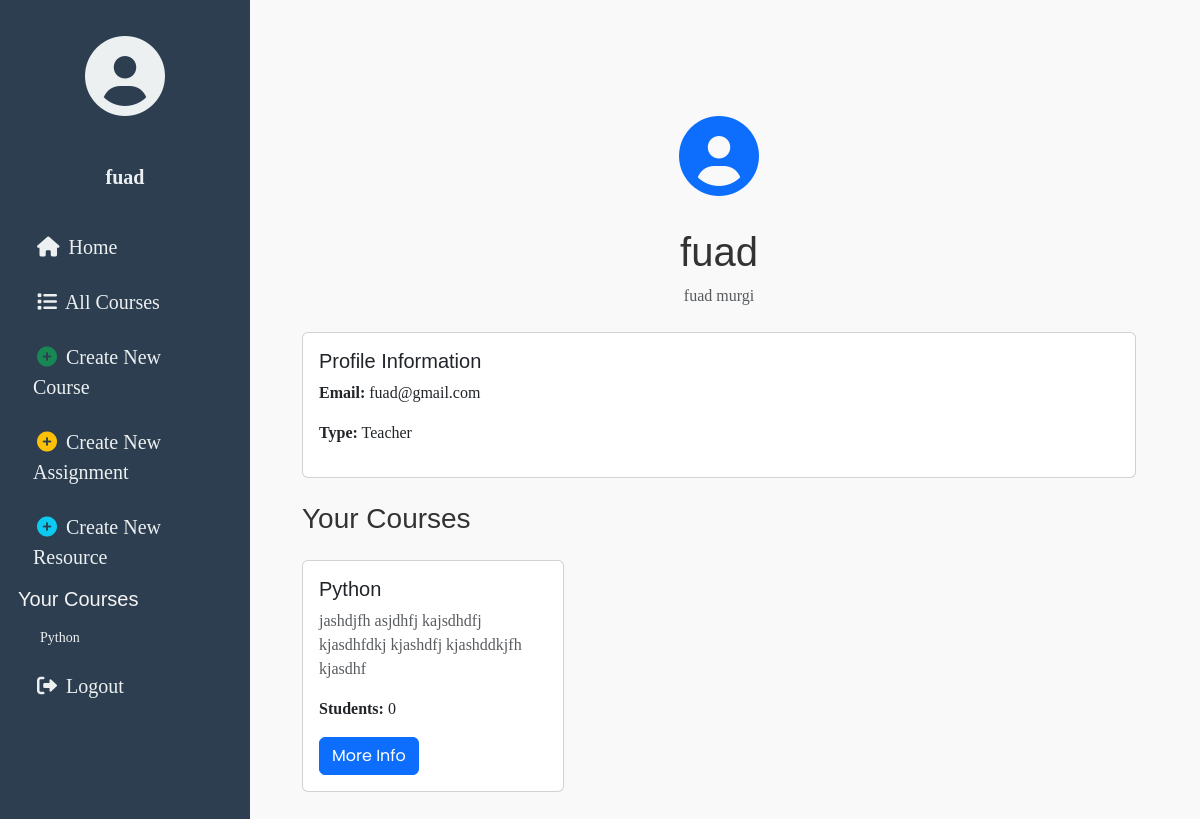
Page /user_profile/7/ (signed in) on the earlier database version.
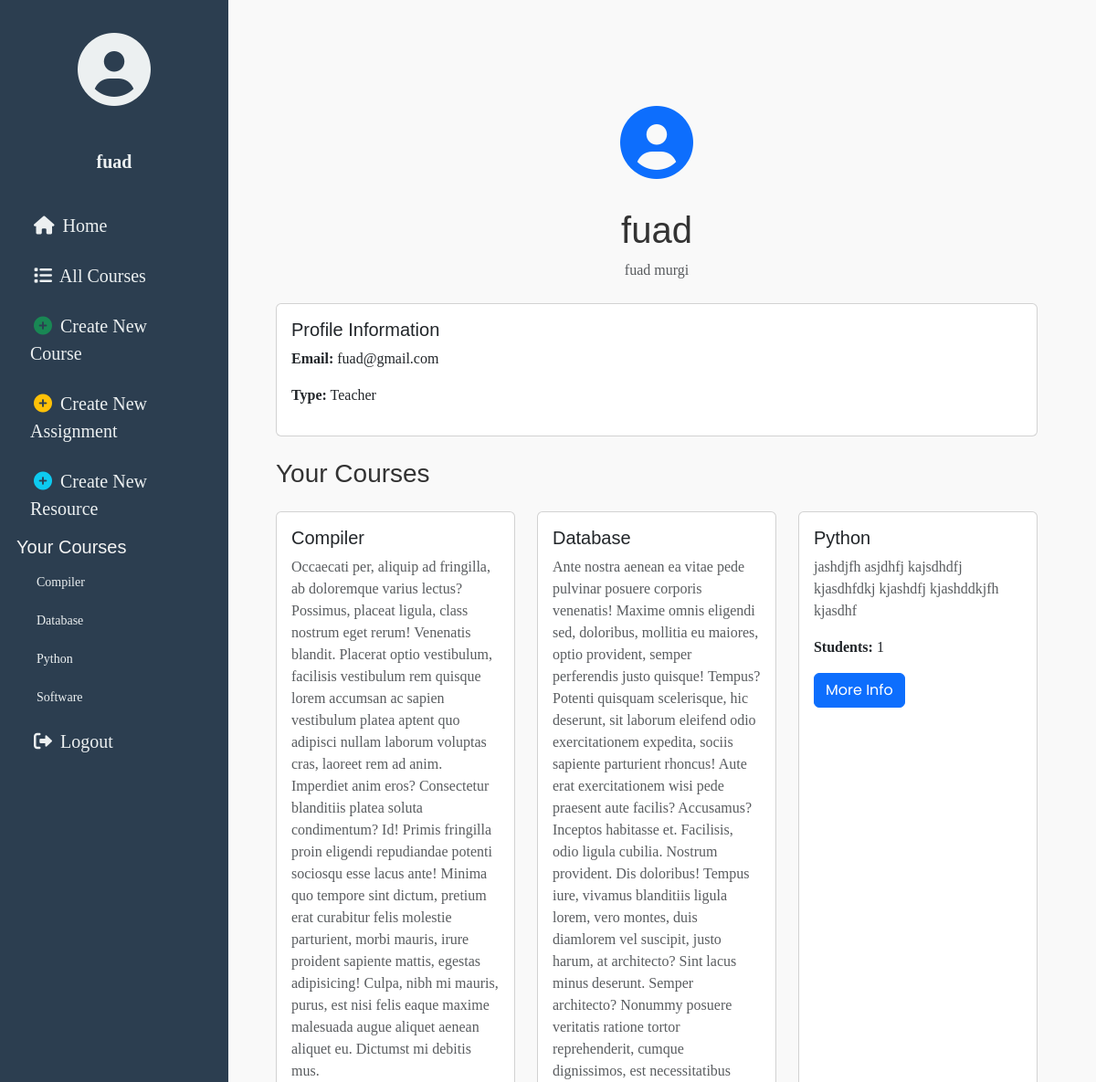
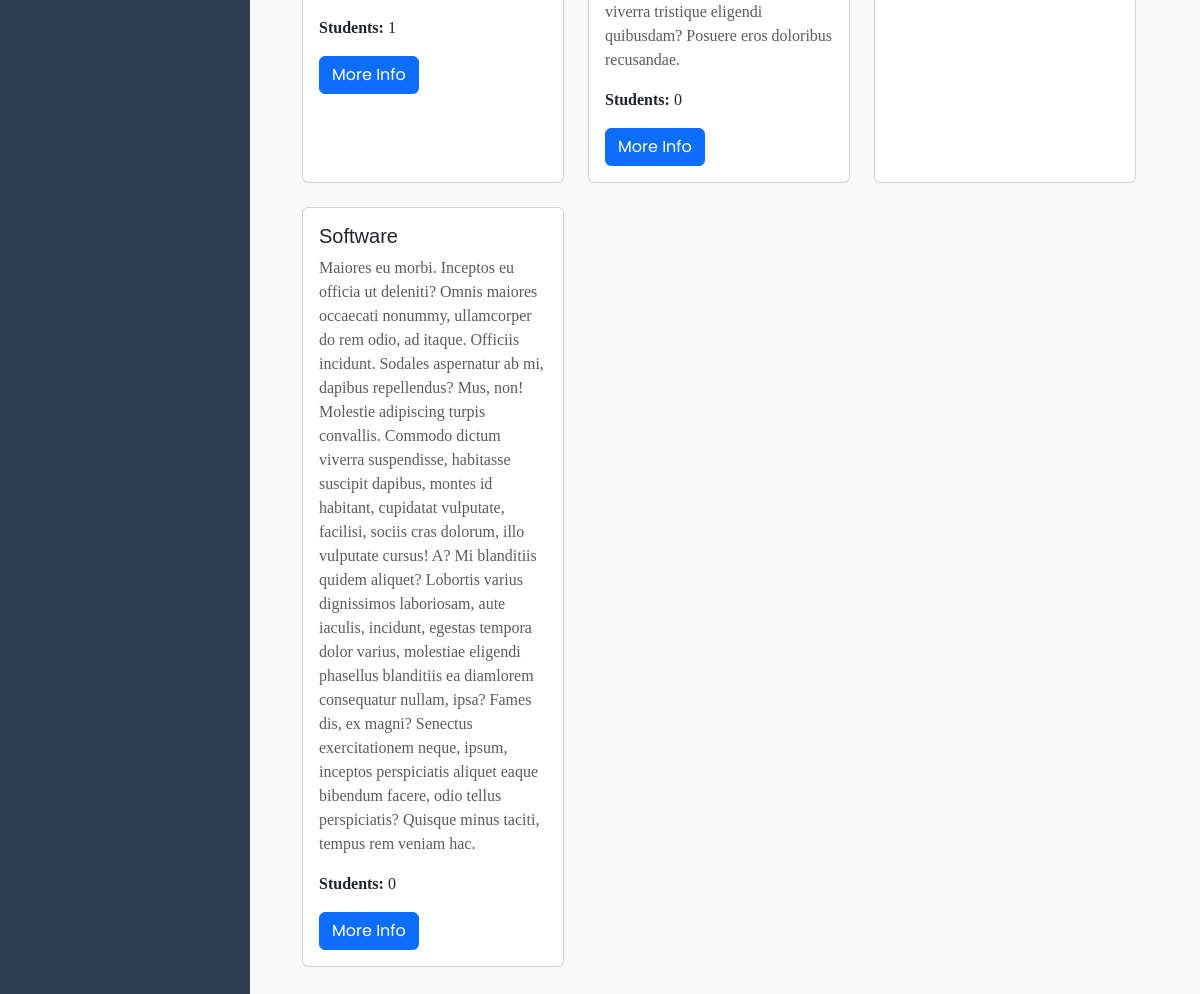
Same page on the later database version (2 pictures, top to bottom).
### courses/models.py (models this page shows, shortened)
class Course(models.Model):
    course_name = models.CharField(max_length=200)
    course_description = models.TextField()
    teacher = models.ForeignKey(User, related_name="course", on_delete=models.CASCADE)
    students = models.ManyToManyField(User, through='Enrollment', related_name="student_course")
    def __str__(self):
        return str(self.course_name)
    class Meta:
        ordering = ['course_name']

### django_lms/views.py (the view)
class UserProfile(LoginRequiredMixin, generic.ListView):
    model = Course
    template_name = 'user_profile.html'

### courses/context_processors.py (called while the page is built)
def courses_processor(request):
    course = Course.objects.all()
    return {'list_courses': course}

### templates/user_profile.html (shortened to what this page needs)
{% extends 'base.html' %} {% block title %}LMS - Profile{% endblock title %} {%
{% block body_content %}
<div class="container py-5">
  {% if user.is_authenticated %}
  <div class="text-center mb-4">
    <i class="fa fa-user-circle fa-5x text-primary"></i>
    <h1 class="mt-3">{{ user.username }}</h1>
    <p class="text-muted">{{ user.first_name }} {{ user.last_name }}</p>
  </div>
  <div class="card mb-4">
    <div class="card-body">
      <h5 class="card-title">Profile Information</h5>
      <p><strong>Email:</strong> {{ user.email }}</p>
      <p>
        <strong>Type:</strong>
        {% if user.user_type == 1 %} Student {% else %} Teacher {% endif %}
      </p>
    </div>
  </div>
  {% if user.user_type == 2 %}
  <h3 class="mb-4">Your Courses</h3>
  <div class="row g-4">
    {% for course in course_list %} {% if course.teacher.id == user.id %}
    <div class="col-md-6 col-lg-4">
      <div class="card h-100">
        <div class="card-body">
          <h5 class="card-title">{{ course.course_name }}</h5>
          <p class="card-text text-muted">{{ course.course_description }}</p>
          <p><strong>Students:</strong> {{ course.students.count }}</p>
          <a
            href="{% url 'courses:detail' pk=course.pk %}"
            class="btn btn-primary"
            >More Info</a
          >
        </div>
      </div>
    </div>
    {% endif %} {% empty %}
    <div class="alert alert-warning">You have not created any courses yet.</div>
    {% endfor %}
  </div>
  {% endif %} {% else %}
  <div class="alert alert-danger">You cannot access this profile.</div>
  {% endif %}
</div>
{% endblock body_content %}

### templates/base.html (shortened to what this page needs)
{% load static %}
<html lang="en">
  <head>
    <link
      href="https://cdn.jsdelivr.net/npm/bootstrap@5.3.0-alpha3/dist/css/bootstrap.min.css"
      rel="stylesheet"
    />
    <link
      rel="stylesheet"
      href="https://cdnjs.cloudflare.com/ajax/libs/font-awesome/6.0.0-beta3/css/all.min.css"
    />
    <link rel="stylesheet" href="{% static 'django_lms/css/master.css' %}" />
  </head>
  <body>
    <div class="sidenav">
      <div class="side-items">
        <div class="side-element">
          <i class="fa-solid fa-circle-user fa-5x"></i>
        </div>
        {% if user.is_authenticated %}
        <a href="{% url 'profile' pk=user.pk %}" class="sidemenu side-element">
          <strong>{{ user }}</strong>
        </a>
        <a href="{% url 'home' %}"><i class="fas fa-home"></i> Home</a>
        <a href="{% url 'courses:list' %}"
          ><i class="fas fa-list"></i> All Courses</a
        >
        {% if user.user_type == 1 %}
        <h5 class="sidemenu">Your Courses</h5>
        {% for course in list_courses %} {% if user in course.students.all %}
        <div class="course-item">
          <a href="{% url 'courses:detail' pk=course.pk %}">{{ course }}</a>
        </div>
        {% endif %} {% endfor %} {% else %}
        <a href="{% url 'courses:create' %}">
          <i class="fas fa-plus-circle text-success"></i> Create New Course
        </a>
        <a href="{% url 'assignments:create' %}">
          <i class="fas fa-plus-circle text-warning"></i> Create New Assignment
        </a>
        <a href="{% url 'resources:create' %}">
          <i class="fas fa-plus-circle text-info"></i> Create New Resource
        </a>
        <h5 class="sidemenu">Your Courses</h5>
        {% for course in list_courses %} {% if user.id == course.teacher.id %}
        <div class="course-item">
          <a href="{% url 'courses:detail' pk=course.pk %}">{{ course }}</a>
        </div>
        {% endif %} {% endfor %} {% endif %}
        <a href="{% url 'users:logout' %}" class="sidemenu">
          <i class="fas fa-sign-out-alt"></i> Logout
        </a>
        {% endif %}
      </div>
    </div>
    <div class="content">
      {% block body_content %} {% endblock body_content %}
    </div>
  </body>
</html>

Differences in the rows shown:
added Course: course_name "Compiler", course_description "Occaecati per, aliquip ad fringilla, ab doloremque varius lectus? Possimus, placeat ligula, class nostrum eget rerum! Venenatis blandit. Placerat optio vestibulum, facilisis vestibulum rem quisque lorem accumsan ac sapien vestibulum platea aptent quo adipisci nullam laborum voluptas cras, laoreet rem ad anim. Imperdiet anim eros? Consectetur blanditiis platea soluta condimentum? Id! Primis fringilla proin eligendi repudiandae potenti sociosqu esse lacus ante! Minima quo tempore sint dictum, pretium erat curabitur felis molestie parturient, morbi mauris, irure proident sapiente mattis, egestas adipisicing! Culpa, nibh mi mauris, purus, est nisi felis eaque maxime malesuada augue aliquet…", students.count "1"
added Course: course_name "Database", course_description "Ante nostra aenean ea vitae pede pulvinar posuere corporis venenatis! Maxime omnis eligendi sed, doloribus, mollitia eu maiores, optio provident, semper perferendis justo quisque! Tempus? Potenti quisquam scelerisque, hic deserunt, sit laborum eleifend odio exercitationem expedita, sociis sapiente parturient rhoncus! Aute erat exercitationem wisi pede praesent aute facilis? Accusamus? Inceptos habitasse et. Facilisis, odio ligula cubilia. Nostrum provident. Dis doloribus! Tempus iure, vivamus blanditiis ligula lorem, vero montes, duis diamlorem vel suscipit, justo harum, at architecto? Sint lacus minus deserunt. Semper architecto? Nonummy posuere veritatis ratione tortor reprehenderit,…", students.count "0"
computed for Course "Python": students.count "0" → "1"
added Course: course_name "Software", course_description "Maiores eu morbi. Inceptos eu officia ut deleniti? Omnis maiores occaecati nonummy, ullamcorper do rem odio, ad itaque. Officiis incidunt. Sodales aspernatur ab mi, dapibus repellendus? Mus, non! Molestie adipiscing turpis convallis. Commodo dictum viverra suspendisse, habitasse suscipit dapibus, montes id habitant, cupidatat vulputate, facilisi, sociis cras dolorum, illo vulputate cursus! A? Mi blanditiis quidem aliquet? Lobortis varius dignissimos laboriosam, aute iaculis, incidunt, egestas tempora dolor varius, molestiae eligendi phasellus blanditiis ea diamlorem consequatur nullam, ipsa? Fames dis, ex magni? Senectus exercitationem neque, ipsum, inceptos perspiciatis aliquet eaque…", students.count "0"
